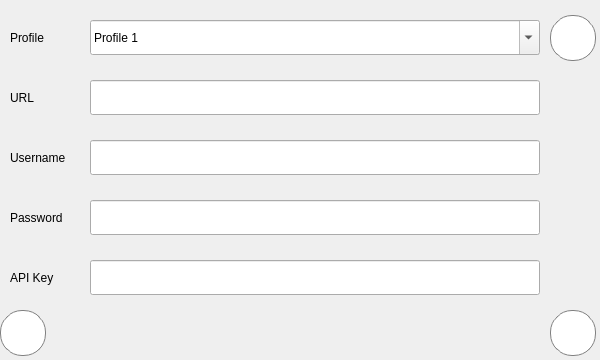
<?xml version="1.0" encoding="UTF-8"?>
<ui version="4.0">
 <class>MainWindow</class>
 <widget class="QMainWindow" name="MainWindow">
  <property name="geometry">
   <rect>
    <x>0</x>
    <y>0</y>
    <width>600</width>
    <height>360</height>
   </rect>
  </property>
  <property name="windowTitle">
   <string>MainWindow</string>
  </property>
  <widget class="QWidget" name="centralwidget">
   <widget class="QLabel" name="url_label">
    <property name="geometry">
     <rect>
      <x>10</x>
      <y>80</y>
      <width>70</width>
      <height>35</height>
     </rect>
    </property>
    <property name="styleSheet">
     <string notr="true">color: black;</string>
    </property>
    <property name="text">
     <string>URL</string>
    </property>
   </widget>
   <widget class="QLineEdit" name="url">
    <property name="geometry">
     <rect>
      <x>90</x>
      <y>80</y>
      <width>450</width>
      <height>35</height>
     </rect>
    </property>
   </widget>
   <widget class="QLabel" name="username_label">
    <property name="geometry">
     <rect>
      <x>10</x>
      <y>140</y>
      <width>70</width>
      <height>35</height>
     </rect>
    </property>
    <property name="styleSheet">
     <string notr="true">color: black;</string>
    </property>
    <property name="text">
     <string>Username</string>
    </property>
   </widget>
   <widget class="QLineEdit" name="username">
    <property name="geometry">
     <rect>
      <x>90</x>
      <y>140</y>
      <width>450</width>
      <height>35</height>
     </rect>
    </property>
   </widget>
   <widget class="QLineEdit" name="password">
    <property name="geometry">
     <rect>
      <x>90</x>
      <y>200</y>
      <width>450</width>
      <height>35</height>
     </rect>
    </property>
    <property name="text">
     <string/>
    </property>
   </widget>
   <widget class="QLabel" name="password_label">
    <property name="geometry">
     <rect>
      <x>10</x>
      <y>200</y>
      <width>70</width>
      <height>35</height>
     </rect>
    </property>
    <property name="styleSheet">
     <string notr="true">color: black;</string>
    </property>
    <property name="text">
     <string>Password</string>
    </property>
   </widget>
   <widget class="QLineEdit" name="api_key">
    <property name="geometry">
     <rect>
      <x>90</x>
      <y>260</y>
      <width>450</width>
      <height>35</height>
     </rect>
    </property>
    <property name="text">
     <string/>
    </property>
   </widget>
   <widget class="QLabel" name="api_key_label">
    <property name="geometry">
     <rect>
      <x>10</x>
      <y>260</y>
      <width>70</width>
      <height>35</height>
     </rect>
    </property>
    <property name="styleSheet">
     <string notr="true">color: black;</string>
    </property>
    <property name="text">
     <string>API Key</string>
    </property>
   </widget>
   <widget class="QLabel" name="profile_label">
    <property name="geometry">
     <rect>
      <x>10</x>
      <y>20</y>
      <width>70</width>
      <height>35</height>
     </rect>
    </property>
    <property name="styleSheet">
     <string notr="true">color: black;</string>
    </property>
    <property name="text">
     <string>Profile</string>
    </property>
   </widget>
   <widget class="QComboBox" name="profile">
    <property name="geometry">
     <rect>
      <x>90</x>
      <y>20</y>
      <width>450</width>
      <height>35</height>
     </rect>
    </property>
    <property name="editable">
     <bool>true</bool>
    </property>
    <item>
     <property name="text">
      <string>Profile 1</string>
     </property>
    </item>
    <item>
     <property name="text">
      <string>Profile 2</string>
     </property>
    </item>
    <item>
     <property name="text">
      <string>Profile 3</string>
     </property>
    </item>
   </widget>
   <widget class="QPushButton" name="add_profile">
    <property name="geometry">
     <rect>
      <x>550</x>
      <y>15</y>
      <width>46</width>
      <height>46</height>
     </rect>
    </property>
    <property name="styleSheet">
     <string notr="true">background-color: white;
border-style: solid;
border-width: 1px;
border-radius: 22px;
border-color: gray;
max-width: 44px;
max-height: 44px;
min-width: 44px;
min-height: 44px;</string>
    </property>
    <property name="text">
     <string/>
    </property>
    <property name="icon">
     <iconset resource="resources.qrc">
      <normaloff>:/content/add.png</normaloff>:/content/add.png</iconset>
    </property>
    <property name="iconSize">
     <size>
      <width>24</width>
      <height>24</height>
     </size>
    </property>
    <property name="autoRepeatInterval">
     <number>100</number>
    </property>
    <property name="default">
     <bool>false</bool>
    </property>
    <property name="flat">
     <bool>false</bool>
    </property>
   </widget>
   <widget class="QPushButton" name="save_profile">
    <property name="geometry">
     <rect>
      <x>550</x>
      <y>310</y>
      <width>46</width>
      <height>46</height>
     </rect>
    </property>
    <property name="styleSheet">
     <string notr="true">background-color: white;
border-style: solid;
border-width: 1px;
border-radius: 22px;
border-color: gray;
max-width: 44px;
max-height: 44px;
min-width: 44px;
min-height: 44px;</string>
    </property>
    <property name="text">
     <string/>
    </property>
    <property name="icon">
     <iconset resource="resources.qrc">
      <normaloff>:/content/save.png</normaloff>:/content/save.png</iconset>
    </property>
    <property name="iconSize">
     <size>
      <width>24</width>
      <height>24</height>
     </size>
    </property>
    <property name="autoRepeatInterval">
     <number>100</number>
    </property>
    <property name="default">
     <bool>false</bool>
    </property>
    <property name="flat">
     <bool>false</bool>
    </property>
   </widget>
   <widget class="QPushButton" name="cancel_profile">
    <property name="geometry">
     <rect>
      <x>0</x>
      <y>310</y>
      <width>46</width>
      <height>46</height>
     </rect>
    </property>
    <property name="styleSheet">
     <string notr="true">background-color: white;
border-style: solid;
border-width: 1px;
border-radius: 22px;
border-color: gray;
max-width: 44px;
max-height: 44px;
min-width: 44px;
min-height: 44px;</string>
    </property>
    <property name="text">
     <string/>
    </property>
    <property name="icon">
     <iconset resource="resources.qrc">
      <normaloff>:/content/back.png</normaloff>:/content/back.png</iconset>
    </property>
    <property name="iconSize">
     <size>
      <width>24</width>
      <height>24</height>
     </size>
    </property>
    <property name="autoRepeatInterval">
     <number>100</number>
    </property>
    <property name="default">
     <bool>false</bool>
    </property>
    <property name="flat">
     <bool>false</bool>
    </property>
   </widget>
  </widget>
 </widget>
 <resources>
  <include location="resources.qrc"/>
 </resources>
 <connections/>
</ui>
